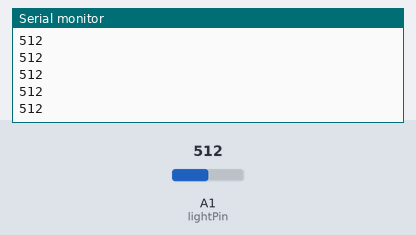
The sketch below on a simulated Arduino Uno, built with avr-gcc and run on an emulated ATmega328P. Parts: the last lines printed to the serial monitor. Inputs (shaded band) come from the test bench; at power-on: A1 (lightPin) = 512.

Above: at 1.2 s.
1.3 s: A1 (lightPin) set to 716
At 1.31 s:
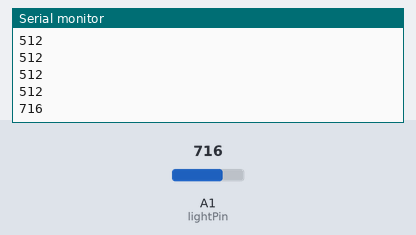
2.8 s: A1 (lightPin) set to 900
At 2.81 s:
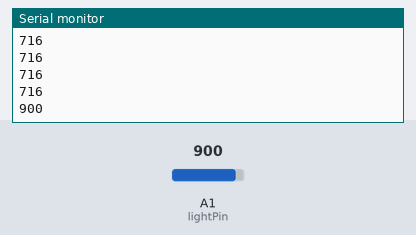
Timing chart, 0 to 5.8 s (numbered marks = the images above; inputs shaded):
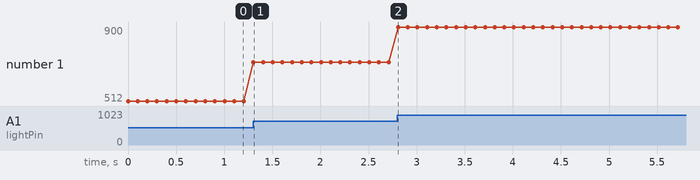

Measured:
- after the input at 1.3 s, the serial monitor: prints a new line at once (image 1)
- after the input at 2.8 s, the serial monitor: prints a new line at once (image 2)
- plotted number 1: 512 → 716 after the input at 1.3 s, 716 → 900 after the input at 2.8 s

The sketch:

sketch_oct10b.ino
```cpp
const int lightPin = A1;

void setup() {
	Serial.begin(9600);
}

void loop() {
    int luxVal = analogRead(lightPin); // 0..1023, higher = brighter
    Serial.println(luxVal);
    delay(100);
}
```
